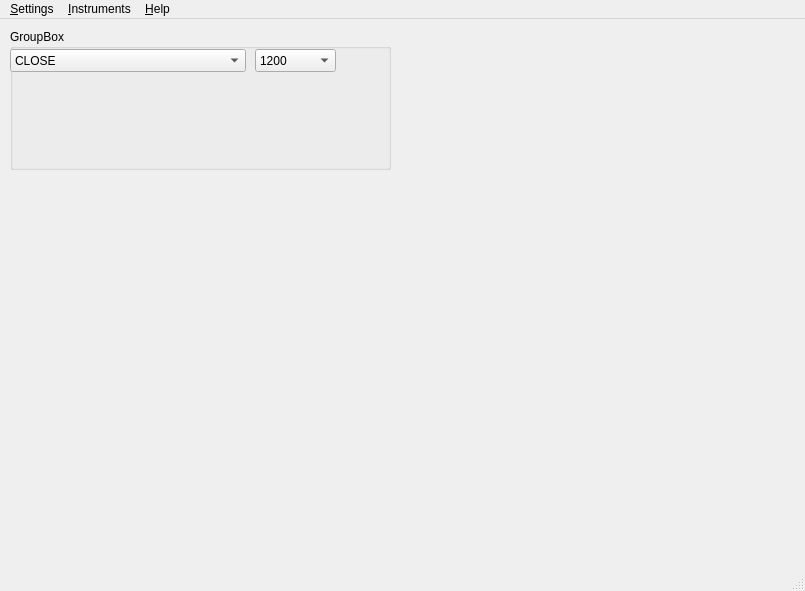
<?xml version="1.0" encoding="UTF-8"?>
<ui version="4.0">
 <class>MainWindow</class>
 <widget class="QMainWindow" name="MainWindow">
  <property name="geometry">
   <rect>
    <x>0</x>
    <y>0</y>
    <width>805</width>
    <height>591</height>
   </rect>
  </property>
  <property name="windowTitle">
   <string>MainWindow</string>
  </property>
  <widget class="QWidget" name="centralwidget">
   <widget class="QGroupBox" name="groupBox">
    <property name="geometry">
     <rect>
      <x>10</x>
      <y>10</y>
      <width>381</width>
      <height>141</height>
     </rect>
    </property>
    <property name="title">
     <string>GroupBox</string>
    </property>
    <widget class="QComboBox" name="comboSpeedPortA">
     <property name="geometry">
      <rect>
       <x>245</x>
       <y>20</y>
       <width>81</width>
       <height>23</height>
      </rect>
     </property>
     <property name="font">
      <font>
       <family>Ubuntu</family>
       <pointsize>9</pointsize>
       <italic>false</italic>
       <bold>false</bold>
       <kerning>true</kerning>
      </font>
     </property>
     <property name="focusPolicy">
      <enum>Qt::FocusPolicy::ClickFocus</enum>
     </property>
     <property name="contextMenuPolicy">
      <enum>Qt::ContextMenuPolicy::NoContextMenu</enum>
     </property>
     <property name="toolTip">
      <string notr="true"/>
     </property>
     <property name="statusTip">
      <string notr="true"/>
     </property>
     <property name="whatsThis">
      <string notr="true"/>
     </property>
     <property name="accessibleName">
      <string notr="true"/>
     </property>
     <property name="accessibleDescription">
      <string notr="true"/>
     </property>
     <property name="editable">
      <bool>false</bool>
     </property>
     <property name="currentText">
      <string notr="true">1200</string>
     </property>
     <property name="placeholderText">
      <string notr="true"/>
     </property>
     <item>
      <property name="text">
       <string>1200</string>
      </property>
     </item>
     <item>
      <property name="text">
       <string>2400</string>
      </property>
     </item>
     <item>
      <property name="text">
       <string>4800</string>
      </property>
     </item>
     <item>
      <property name="text">
       <string>9600</string>
      </property>
     </item>
     <item>
      <property name="text">
       <string>19200</string>
      </property>
     </item>
     <item>
      <property name="text">
       <string>38400</string>
      </property>
     </item>
     <item>
      <property name="text">
       <string>57600</string>
      </property>
     </item>
     <item>
      <property name="text">
       <string>115200</string>
      </property>
     </item>
    </widget>
    <widget class="QComboBox" name="comboSelectPortA">
     <property name="enabled">
      <bool>true</bool>
     </property>
     <property name="geometry">
      <rect>
       <x>0</x>
       <y>20</y>
       <width>236</width>
       <height>23</height>
      </rect>
     </property>
     <property name="font">
      <font>
       <family>Ubuntu</family>
       <pointsize>9</pointsize>
       <bold>false</bold>
       <kerning>true</kerning>
      </font>
     </property>
     <property name="focusPolicy">
      <enum>Qt::FocusPolicy::ClickFocus</enum>
     </property>
     <property name="contextMenuPolicy">
      <enum>Qt::ContextMenuPolicy::CustomContextMenu</enum>
     </property>
     <property name="toolTip">
      <string notr="true"/>
     </property>
     <property name="statusTip">
      <string notr="true"/>
     </property>
     <property name="whatsThis">
      <string notr="true"/>
     </property>
     <property name="accessibleName">
      <string notr="true"/>
     </property>
     <property name="accessibleDescription">
      <string notr="true"/>
     </property>
     <property name="editable">
      <bool>false</bool>
     </property>
     <property name="currentText">
      <string notr="true">CLOSE</string>
     </property>
     <property name="placeholderText">
      <string notr="true"/>
     </property>
     <item>
      <property name="text">
       <string>CLOSE</string>
      </property>
     </item>
    </widget>
   </widget>
  </widget>
  <widget class="QMenuBar" name="menubar">
   <property name="geometry">
    <rect>
     <x>0</x>
     <y>0</y>
     <width>805</width>
     <height>33</height>
    </rect>
   </property>
   <widget class="QMenu" name="menuSettings">
    <property name="title">
     <string>&amp;Settings</string>
    </property>
    <addaction name="actionSetCOM_port"/>
   </widget>
   <widget class="QMenu" name="menuInstruments">
    <property name="title">
     <string>&amp;Instruments</string>
    </property>
    <addaction name="actionDefault_parameters"/>
    <addaction name="actionAutoAddress"/>
   </widget>
   <widget class="QMenu" name="menuHelp">
    <property name="title">
     <string>&amp;Help</string>
    </property>
    <addaction name="action_About"/>
   </widget>
   <addaction name="menuSettings"/>
   <addaction name="menuInstruments"/>
   <addaction name="menuHelp"/>
  </widget>
  <widget class="QStatusBar" name="statusbar">
   <property name="enabled">
    <bool>true</bool>
   </property>
  </widget>
  <action name="actionSetCOM_port">
   <property name="text">
    <string>COM port</string>
   </property>
  </action>
  <action name="actionDefault_parameters">
   <property name="text">
    <string>Default parameters</string>
   </property>
  </action>
  <action name="actionAutoAddress">
   <property name="text">
    <string>AutoAddress</string>
   </property>
  </action>
  <action name="action_About">
   <property name="icon">
    <iconset theme="accessories-calculator"/>
   </property>
   <property name="text">
    <string>&amp;About</string>
   </property>
  </action>
 </widget>
 <resources/>
 <connections/>
</ui>
